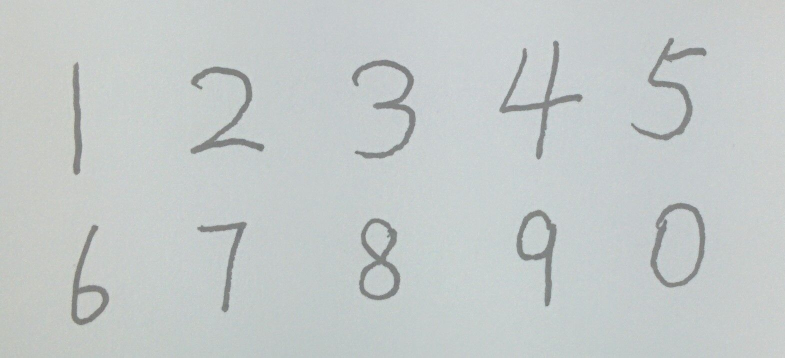
//> input picture 1.jpg, 1569 x 715 px (shown at 1/2 size)
$ ./svm3   (built with g++ and OpenCV 4)
//> lines starting //> are read from the running program, lines starting //| are printed output that depends on the picture; after the words box and inside, x2 and y2 are one past the last pixel; in counts of white or black regions, pixels touching at a corner belong together
#include <opencv4/opencv2/opencv.hpp>
#include <opencv2/core/core.hpp>
#include <opencv2/highgui/highgui.hpp>
#include <iostream>
#include <string>
#include <fstream>
using namespace std;
using namespace cv;

int main(int argc, char const *argv[])
{
  Mat src, srcGray, dst;
  src = imread("1.jpg");
//> src is the input picture: 715 rows x 1569 cols, CV_8UC3; mean B, G, R 200.9, 201.3, 195.8
  //imshow("src",src);
  cvtColor(src, srcGray, COLOR_BGR2GRAY);
  //imshow("srcGray",srcGray);

  threshold(srcGray, dst, 150, 255, THRESH_BINARY);
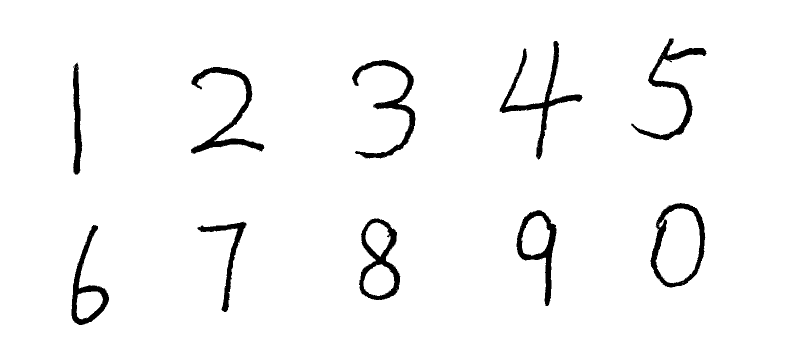
//> dst: 715 rows x 1569 cols, CV_8UC1 (shown at 1/2 size); 96.4% white; 10 black regions, largest, box (x1, y1, x2, y2) and area: (999, 82, 1165, 319) 4976, (382, 134, 529, 308) 4800, (704, 120, 831, 317) 4769
  // imshow("dst", dst);
  Mat element = getStructuringElement(MORPH_RECT, Size(3, 3));
  erode(dst, dst, element);
  dilate(dst, dst, element);
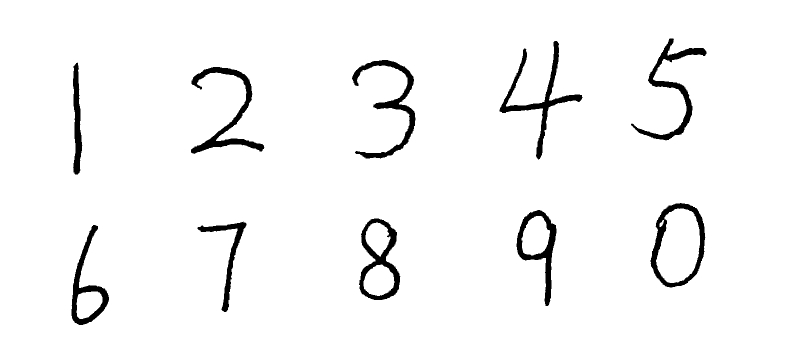
//> dst: 715 rows x 1569 cols, CV_8UC1 (shown at 1/2 size); 96.3% white; 10 black regions


  //imshow("dst", dst);
  vector<vector<Point>> contours;
  vector<Vec4i> hierarchy;
  findContours(dst, contours, hierarchy, RETR_LIST, CHAIN_APPROX_NONE);
//> contours = 17 contours; largest, box (x1, y1, x2, y2) and area: (0, 0, 1569, 715) 1119552, (1300, 405, 1412, 576) 14490, (717, 436, 802, 601) 9716, (1312, 417, 1400, 566) 9671, (1032, 419, 1114, 613) 7551
  if( !contours.empty() && !hierarchy.empty() ){
        vector<vector<Point> >::iterator it;
        for( it = contours.begin(); it != contours.end(); ){
            //按轮廓长度筛选
            if( arcLength(*it, true) < 450)
                contours.erase(it);
            else it ++;
        }
//> this loop made 17 passes
    }


  Mat lunkuo = Mat::zeros(srcGray.rows, srcGray.cols, CV_8UC3);
  drawContours(lunkuo, contours, -1, Scalar(0,255,0), 1);
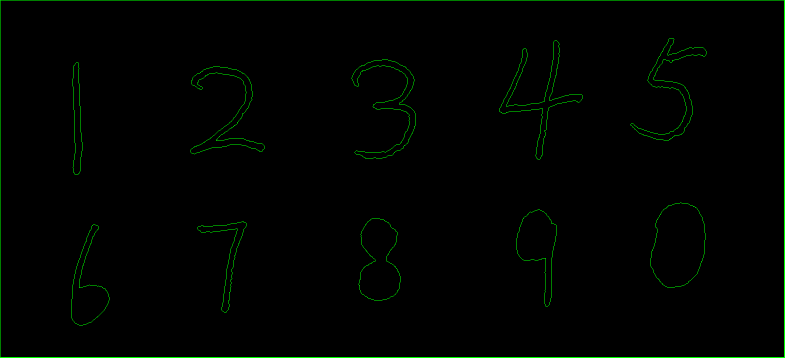
//> lunkuo: 715 rows x 1569 cols, CV_8UC3 (shown at 1/2 size); mean B, G, R 0, 2.5, 0
  //imshow("lunkuo",lunkuo);

//> (the run ends here: the program stops with an error, at `cv::Ptr<cv::ml::SVM> svm = cv::ml::StatModel::load<cv::ml::SVM>("mnist..`)
